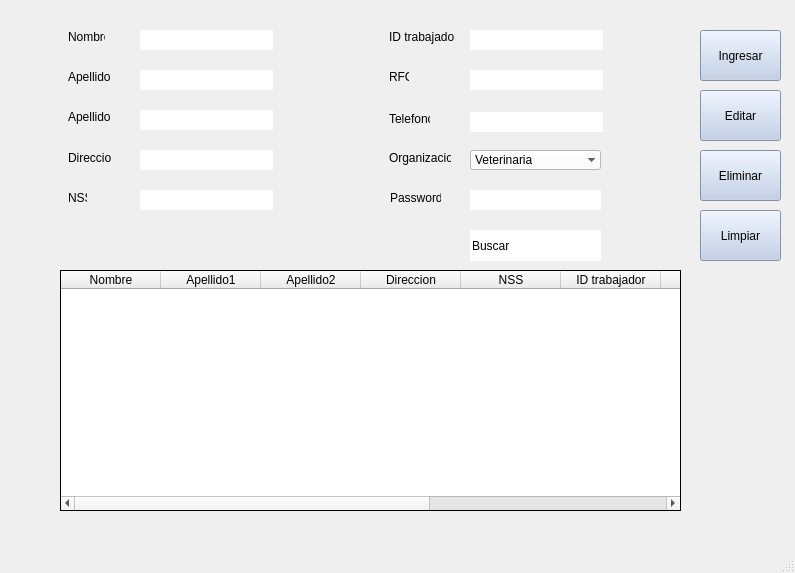
<?xml version="1.0" encoding="UTF-8"?>
<ui version="4.0">
 <class>Admin</class>
 <widget class="QMainWindow" name="Admin">
  <property name="geometry">
   <rect>
    <x>0</x>
    <y>0</y>
    <width>795</width>
    <height>573</height>
   </rect>
  </property>
  <property name="windowTitle">
   <string>Registro</string>
  </property>
  <property name="styleSheet">
   <string notr="true">QMainWindow{
background-image: url(&quot;/home/jimz/Downloads/Ingenieria_Software/fondoVet2.jpg&quot;);
}
QLineEdit{
background-color: #ffffff;
}
QComboBox{
background-color: #ffffff;
}
QPushButton{
background: #bbcbe5;
}
</string>
  </property>
  <widget class="QWidget" name="centralwidget">
   <widget class="QLabel" name="label_18">
    <property name="geometry">
     <rect>
      <x>68</x>
      <y>29</y>
      <width>37</width>
      <height>16</height>
     </rect>
    </property>
    <property name="text">
     <string>Nombre</string>
    </property>
   </widget>
   <widget class="QLineEdit" name="nameALineEdit">
    <property name="geometry">
     <rect>
      <x>140</x>
      <y>30</y>
      <width>133</width>
      <height>20</height>
     </rect>
    </property>
    <property name="accessibleDescription">
     <string/>
    </property>
    <property name="autoFillBackground">
     <bool>false</bool>
    </property>
    <property name="text">
     <string/>
    </property>
    <property name="frame">
     <bool>false</bool>
    </property>
    <property name="cursorMoveStyle">
     <enum>Qt::LogicalMoveStyle</enum>
    </property>
   </widget>
   <widget class="QLabel" name="label_5">
    <property name="geometry">
     <rect>
      <x>389</x>
      <y>29</y>
      <width>65</width>
      <height>16</height>
     </rect>
    </property>
    <property name="text">
     <string>ID trabajador</string>
    </property>
   </widget>
   <widget class="QLineEdit" name="idALineEdit">
    <property name="geometry">
     <rect>
      <x>470</x>
      <y>30</y>
      <width>133</width>
      <height>20</height>
     </rect>
    </property>
    <property name="frame">
     <bool>false</bool>
    </property>
   </widget>
   <widget class="QPushButton" name="entryAPushButton">
    <property name="geometry">
     <rect>
      <x>700</x>
      <y>30</y>
      <width>81</width>
      <height>51</height>
     </rect>
    </property>
    <property name="cursor">
     <cursorShape>ArrowCursor</cursorShape>
    </property>
    <property name="styleSheet">
     <string notr="true"/>
    </property>
    <property name="text">
     <string>Ingresar</string>
    </property>
    <property name="autoDefault">
     <bool>true</bool>
    </property>
   </widget>
   <widget class="QLabel" name="label_17">
    <property name="geometry">
     <rect>
      <x>68</x>
      <y>69</y>
      <width>46</width>
      <height>16</height>
     </rect>
    </property>
    <property name="text">
     <string>Apellido 1</string>
    </property>
   </widget>
   <widget class="QLineEdit" name="lastname1ALineEdit">
    <property name="geometry">
     <rect>
      <x>140</x>
      <y>70</y>
      <width>133</width>
      <height>20</height>
     </rect>
    </property>
    <property name="frame">
     <bool>false</bool>
    </property>
   </widget>
   <widget class="QLabel" name="label_6">
    <property name="geometry">
     <rect>
      <x>389</x>
      <y>69</y>
      <width>20</width>
      <height>16</height>
     </rect>
    </property>
    <property name="text">
     <string>RFC</string>
    </property>
   </widget>
   <widget class="QLineEdit" name="rfcALineEdit">
    <property name="geometry">
     <rect>
      <x>470</x>
      <y>70</y>
      <width>133</width>
      <height>20</height>
     </rect>
    </property>
    <property name="frame">
     <bool>false</bool>
    </property>
   </widget>
   <widget class="QPushButton" name="editAPushButton">
    <property name="geometry">
     <rect>
      <x>700</x>
      <y>90</y>
      <width>81</width>
      <height>51</height>
     </rect>
    </property>
    <property name="styleSheet">
     <string notr="true"/>
    </property>
    <property name="text">
     <string>Editar</string>
    </property>
    <property name="autoDefault">
     <bool>true</bool>
    </property>
   </widget>
   <widget class="QLabel" name="label_3">
    <property name="geometry">
     <rect>
      <x>68</x>
      <y>109</y>
      <width>46</width>
      <height>16</height>
     </rect>
    </property>
    <property name="text">
     <string>Apellido 2</string>
    </property>
   </widget>
   <widget class="QLineEdit" name="lastname2ALineEdit">
    <property name="geometry">
     <rect>
      <x>140</x>
      <y>110</y>
      <width>133</width>
      <height>20</height>
     </rect>
    </property>
    <property name="frame">
     <bool>false</bool>
    </property>
   </widget>
   <widget class="QLabel" name="label_7">
    <property name="geometry">
     <rect>
      <x>389</x>
      <y>111</y>
      <width>41</width>
      <height>16</height>
     </rect>
    </property>
    <property name="text">
     <string>Telefono</string>
    </property>
   </widget>
   <widget class="QLineEdit" name="phoneALineEdit">
    <property name="geometry">
     <rect>
      <x>470</x>
      <y>112</y>
      <width>133</width>
      <height>20</height>
     </rect>
    </property>
    <property name="frame">
     <bool>false</bool>
    </property>
   </widget>
   <widget class="QPushButton" name="deleteAPushButton">
    <property name="geometry">
     <rect>
      <x>700</x>
      <y>150</y>
      <width>81</width>
      <height>51</height>
     </rect>
    </property>
    <property name="styleSheet">
     <string notr="true"/>
    </property>
    <property name="text">
     <string>Eliminar</string>
    </property>
    <property name="autoDefault">
     <bool>true</bool>
    </property>
   </widget>
   <widget class="QLabel" name="label_4">
    <property name="geometry">
     <rect>
      <x>68</x>
      <y>150</y>
      <width>43</width>
      <height>16</height>
     </rect>
    </property>
    <property name="text">
     <string>Direccion</string>
    </property>
   </widget>
   <widget class="QLineEdit" name="addressALineEdit">
    <property name="geometry">
     <rect>
      <x>140</x>
      <y>150</y>
      <width>133</width>
      <height>20</height>
     </rect>
    </property>
    <property name="frame">
     <bool>false</bool>
    </property>
   </widget>
   <widget class="QLabel" name="label_8">
    <property name="geometry">
     <rect>
      <x>389</x>
      <y>150</y>
      <width>62</width>
      <height>16</height>
     </rect>
    </property>
    <property name="text">
     <string>Organizacion</string>
    </property>
   </widget>
   <widget class="QComboBox" name="orgAComboBox">
    <property name="geometry">
     <rect>
      <x>470</x>
      <y>150</y>
      <width>131</width>
      <height>20</height>
     </rect>
    </property>
    <property name="frame">
     <bool>false</bool>
    </property>
    <item>
     <property name="text">
      <string>Veterinaria</string>
     </property>
    </item>
    <item>
     <property name="text">
      <string>Refugio</string>
     </property>
    </item>
   </widget>
   <widget class="QLabel" name="label_9">
    <property name="geometry">
     <rect>
      <x>68</x>
      <y>190</y>
      <width>19</width>
      <height>16</height>
     </rect>
    </property>
    <property name="text">
     <string>NSS</string>
    </property>
   </widget>
   <widget class="QLineEdit" name="nssALineEdit">
    <property name="geometry">
     <rect>
      <x>140</x>
      <y>190</y>
      <width>133</width>
      <height>20</height>
     </rect>
    </property>
    <property name="frame">
     <bool>false</bool>
    </property>
   </widget>
   <widget class="QLineEdit" name="searchALineEdit">
    <property name="geometry">
     <rect>
      <x>470</x>
      <y>230</y>
      <width>131</width>
      <height>31</height>
     </rect>
    </property>
    <property name="text">
     <string>Buscar</string>
    </property>
    <property name="frame">
     <bool>false</bool>
    </property>
   </widget>
   <widget class="QTableWidget" name="registerATableWidget">
    <property name="geometry">
     <rect>
      <x>60</x>
      <y>270</y>
      <width>621</width>
      <height>241</height>
     </rect>
    </property>
    <property name="styleSheet">
     <string notr="true"/>
    </property>
    <property name="frameShape">
     <enum>QFrame::Box</enum>
    </property>
    <property name="frameShadow">
     <enum>QFrame::Plain</enum>
    </property>
    <column>
     <property name="text">
      <string>Nombre</string>
     </property>
    </column>
    <column>
     <property name="text">
      <string>Apellido1</string>
     </property>
    </column>
    <column>
     <property name="text">
      <string>Apellido2</string>
     </property>
    </column>
    <column>
     <property name="text">
      <string>Direccion</string>
     </property>
    </column>
    <column>
     <property name="text">
      <string>NSS</string>
     </property>
    </column>
    <column>
     <property name="text">
      <string>ID trabajador</string>
     </property>
    </column>
    <column>
     <property name="text">
      <string>RFC</string>
     </property>
    </column>
    <column>
     <property name="text">
      <string>Telefono</string>
     </property>
    </column>
    <column>
     <property name="text">
      <string>Organizacion</string>
     </property>
    </column>
    <column>
     <property name="text">
      <string>Password</string>
     </property>
    </column>
   </widget>
   <widget class="QLineEdit" name="passALineEdit">
    <property name="geometry">
     <rect>
      <x>470</x>
      <y>190</y>
      <width>131</width>
      <height>20</height>
     </rect>
    </property>
    <property name="frame">
     <bool>false</bool>
    </property>
   </widget>
   <widget class="QLabel" name="label">
    <property name="geometry">
     <rect>
      <x>390</x>
      <y>190</y>
      <width>51</width>
      <height>16</height>
     </rect>
    </property>
    <property name="text">
     <string>Password</string>
    </property>
   </widget>
   <widget class="QPushButton" name="clearAPushButton">
    <property name="geometry">
     <rect>
      <x>700</x>
      <y>210</y>
      <width>81</width>
      <height>51</height>
     </rect>
    </property>
    <property name="styleSheet">
     <string notr="true"/>
    </property>
    <property name="text">
     <string>Limpiar</string>
    </property>
    <property name="autoDefault">
     <bool>true</bool>
    </property>
   </widget>
  </widget>
  <widget class="QStatusBar" name="statusbar"/>
  <action name="actionCambiar_sesion">
   <property name="text">
    <string>Cambiar sesion</string>
   </property>
  </action>
  <action name="actionCerrar">
   <property name="text">
    <string>Cerrar</string>
   </property>
  </action>
 </widget>
 <tabstops>
  <tabstop>nameALineEdit</tabstop>
  <tabstop>lastname1ALineEdit</tabstop>
  <tabstop>lastname2ALineEdit</tabstop>
  <tabstop>addressALineEdit</tabstop>
  <tabstop>nssALineEdit</tabstop>
  <tabstop>idALineEdit</tabstop>
  <tabstop>rfcALineEdit</tabstop>
  <tabstop>phoneALineEdit</tabstop>
  <tabstop>orgAComboBox</tabstop>
  <tabstop>entryAPushButton</tabstop>
  <tabstop>editAPushButton</tabstop>
  <tabstop>deleteAPushButton</tabstop>
  <tabstop>searchALineEdit</tabstop>
  <tabstop>registerATableWidget</tabstop>
 </tabstops>
 <resources/>
 <connections/>
</ui>
